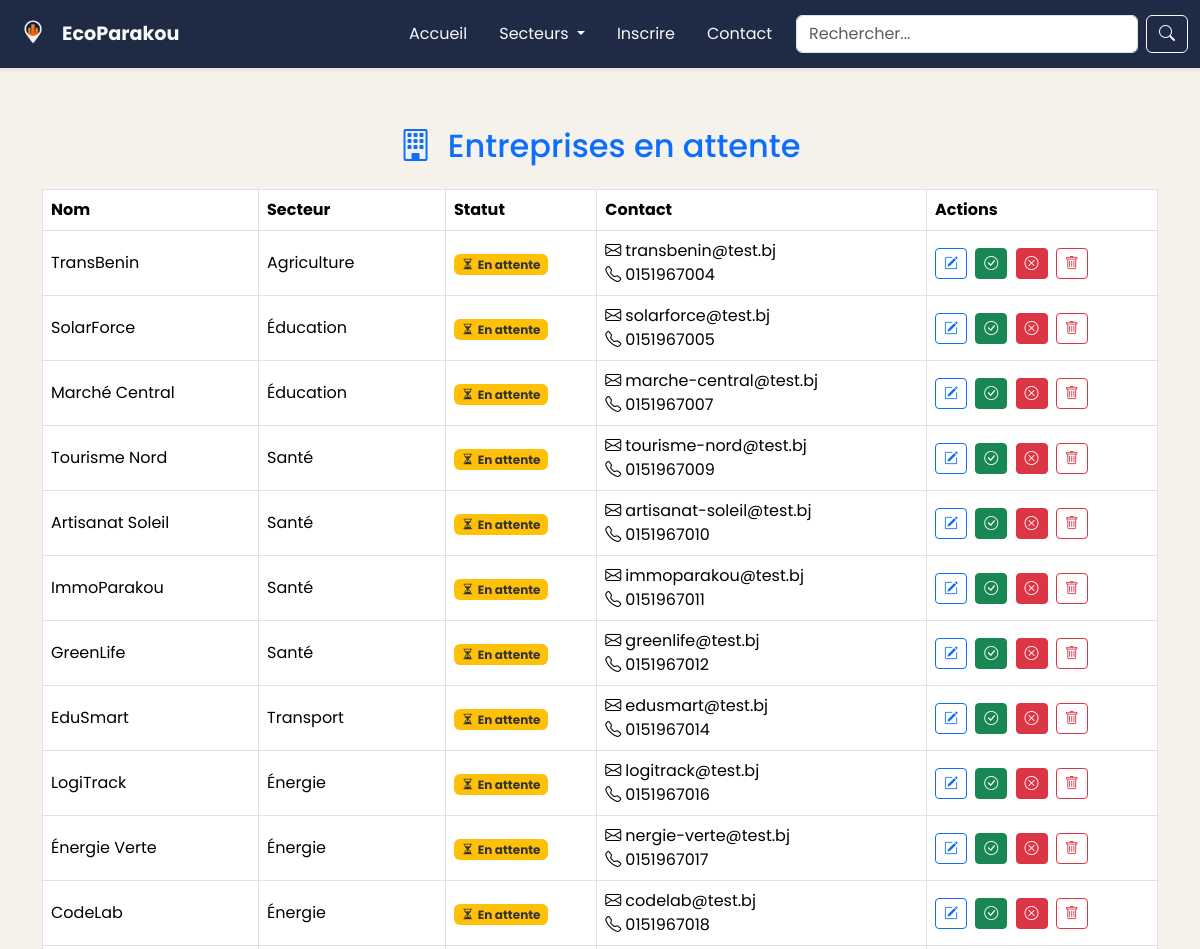
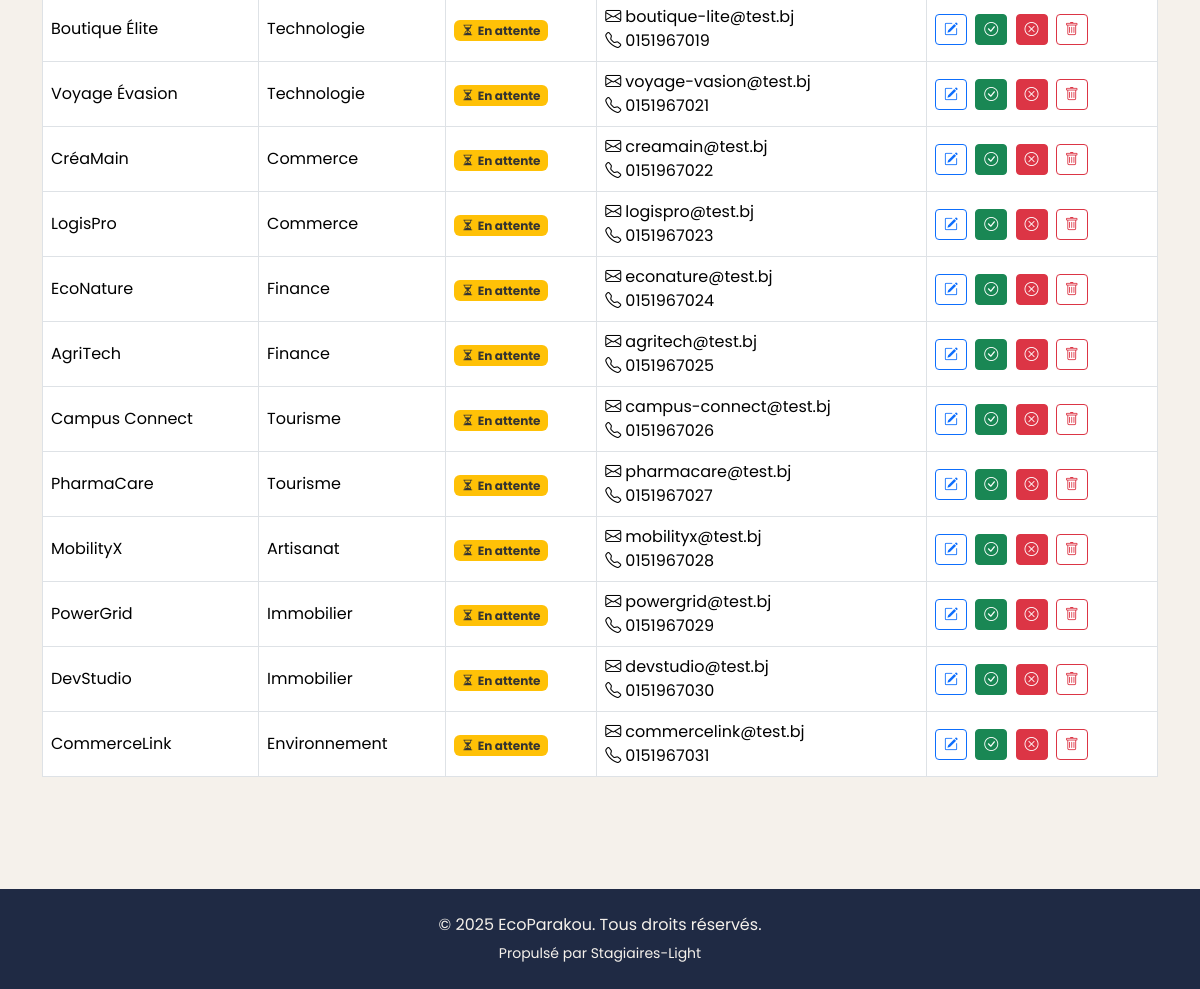
The page /admin/entreprise/entreprise_en_attente.php (signed in) on the database as committed earlier (2 pictures, top to bottom).
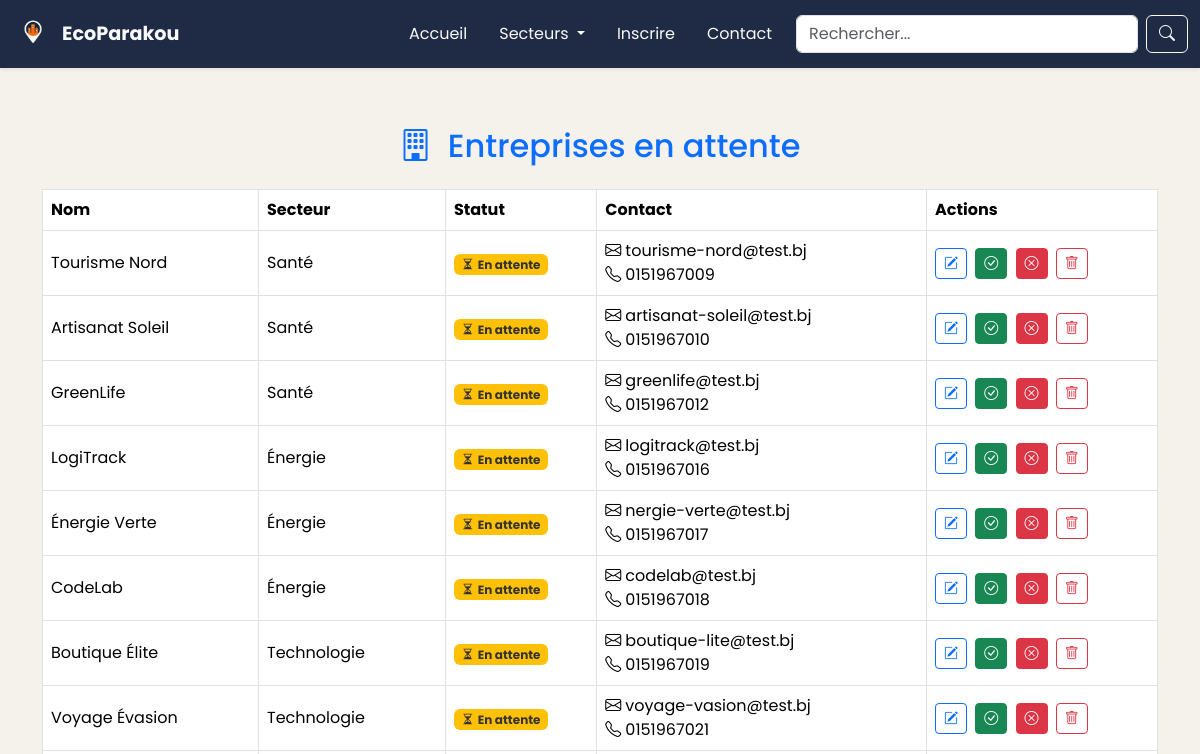
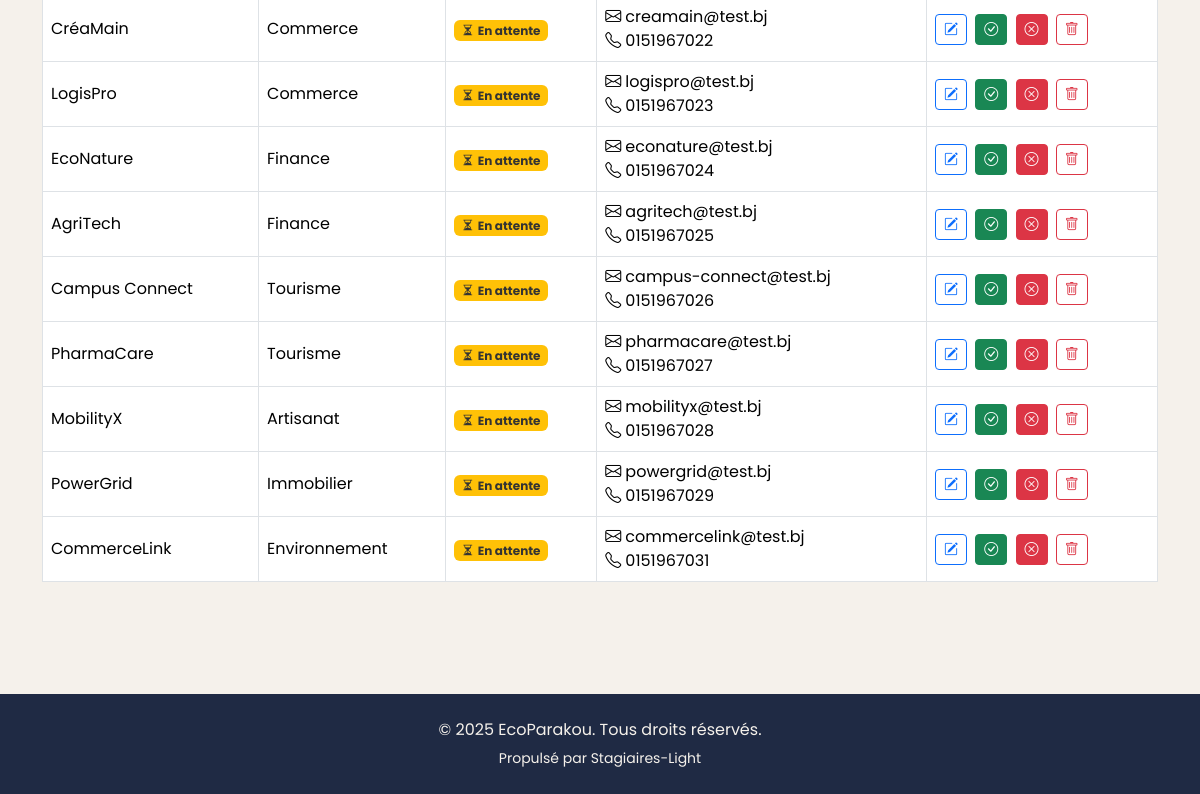
The same page on the database as committed later (2 pictures, top to bottom).
### tables this page shows
CREATE TABLE `entreprises` (
  `id` int NOT NULL,
  `nom` varchar(255) NOT NULL,
  `slug` varchar(255) DEFAULT NULL,
  `description` text,
  `telephone` varchar(20) DEFAULT NULL,
  `email_contact` varchar(100) DEFAULT NULL,
  `adresse` text,
  `quartier` varchar(100) DEFAULT NULL,
  `localisation` varchar(100) DEFAULT NULL,
  `secteur_id` int DEFAULT NULL,
  `logo` varchar(255) DEFAULT NULL,
  `statut` enum('en_attente','valide','rejete','suspendu') DEFAULT 'en_attente',
  `motif_rejet` text,
  `motif_suspension` text,
  `date_inscription` datetime DEFAULT CURRENT_TIMESTAMP,
  `date_validation` datetime DEFAULT NULL,
  `modifie_par` int DEFAULT NULL
);

CREATE TABLE `secteurs` (
  `id` int NOT NULL,
  `nom` varchar(100) NOT NULL,
  `slug` varchar(100) DEFAULT NULL,
  `description` text,
  `ordre` int DEFAULT '0'
);

### admin/entreprise/entreprise_en_attente.php (the view, shortened to what this page needs)
<?php
  include_once '../../includes/db.php';
  $admin_id = $_SESSION['admin_id'];
  $stmt = $mysqli->prepare("SELECT role FROM utilisateurs WHERE id = ?");
  $stmt->bind_param("i", $admin_id);
  $stmt->execute();
  $stmt->bind_result($role);
  $sql = "SELECT e.*, s.nom AS secteur_nom FROM entreprises e
    LEFT JOIN secteurs s ON e.secteur_id = s.id
    WHERE e.statut = 'en_attente'
    ORDER BY e.date_inscription DESC";
  $res = $mysqli->query($sql);
?>
<!DOCTYPE html>
<html lang="fr">
  <head>
    <?php include_once '../../includes/meta-head.php'; ?>
    <link rel="stylesheet" href="../../public/assets/css/liste_entrprise.css">
    <link rel="stylesheet" href="../../public/assets/css/header.css">
    <link rel="stylesheet" href="../../public/assets/css/footer.css">
  </head>
  <body>
    <?php include_once '../../includes/header.php'; ?>
    <main>
    <div class="container py-5">
      <h2 class="mb-4 mt-4 text-center text-primary">
        <i class="bi bi-building icon-title text-accent me-2"></i>
        Entreprises en attente
      </h2>
      <div class="table-responsive">
      <table class="table table-bordered table-hover align-middle">
        <thead>
          <tr>
            <th>Nom</th>
            <th>Secteur</th>
            <th>Statut</th>
            <th>Contact</th>
            <th>Actions</th>
          </tr>
        </thead>
        <tbody>
          <?php while ($e = $res->fetch_assoc()): ?>
            <tr>
              <td><?= htmlspecialchars($e['nom']) ?></td>
              <td><?= htmlspecialchars($e['secteur_nom']) ?></td>
              <td>
                <?php
                  $statut = $e['statut'];
                  $badge = match($statut) {
                    'valide' => '<span class="badge badge-valide"><i class="bi bi-check-circle me-1"></i>Validée</span>',
                    'rejete' => '<span class="badge badge-rejete"><i class="bi bi-x-circle me-1"></i>Rejetée</span>',
                    'suspendu' => '<span class="badge badge-suspendu"><i class="bi bi-pause-circle me-1"></i>Suspendue</span>',
                    default => '<span class="badge badge-attente"><i class="bi bi-hourglass-split me-1"></i>En attente</span>',
                  };
                  echo $badge;
                ?>
              </td>
              <td>
                <i class="bi bi-envelope me-1"></i><?= htmlspecialchars($e['email_contact']) ?><br>
                <i class="bi bi-telephone me-1"></i><?= htmlspecialchars($e['telephone']) ?>
              </td>
              <td>
                <a href="modifier_entreprise.php?id=<?= $e['id'] ?>" class="btn btn-sm btn-outline-primary me-1" title="Modifier">
                  <i class="bi bi-pencil-square"></i>
                </a>
                <?php if (in_array($role, ['admin', 'moderateur'])): ?>
                  <?php if ($statut === 'en_attente'): ?>
                    <button type="button" class="btn btn-sm btn-success me-1" onclick="ouvrirModalValidation(<?= $e['id'] ?>)" title="Valider">
                      <i class="bi bi-check-circle"></i>
                    </button>
                    <button type="button" class="btn btn-sm btn-danger me-1" onclick="ouvrirModalRejet(<?= $e['id'] ?>)" title="Rejeter">
                      <i class="bi bi-x-circle"></i>
                    </button>
                  <?php elseif ($statut === 'rejete'): ?>
                    <button type="button" class="btn btn-sm btn-success me-1" onclick="ouvrirModalValidation(<?= $e['id'] ?>)" title="Valider">
                      <i class="bi bi-check-circle"></i>
                    </button>
                  <?php endif; ?>
                <?php endif; ?>
                <?php if ($role === 'admin'): ?>
                  <button type="button" class="btn btn-sm btn-outline-danger" onclick="ouvrirModalSuppression(<?= $e['id'] ?>)" title="Supprimer">
                    <i class="bi bi-trash"></i>
                  </button>
                <?php endif; ?>
              </td>
            </tr>
          <?php endwhile; ?>
        </tbody>
      </table>
    </div>
    </div>
    </main>
    <?php include_once '../../includes/footer.php'; ?>
  </body>
</html>

Rows that differ between the two databases and show on the page:
no longer on this page (row edited): entreprises: nom "TransBenin", secteur.nom "Agriculture", statut "En attente", email_contact "transbenin@test.bj", telephone "0151967004"
removed entreprises: nom "SolarForce", secteur.nom "Éducation", statut "En attente", email_contact "solarforce@test.bj", telephone "0151967005"
removed entreprises: nom "Marché Central", secteur.nom "Éducation", statut "En attente", email_contact "marche-central@test.bj", telephone "0151967007"
removed entreprises: nom "ImmoParakou", secteur.nom "Santé", statut "En attente", email_contact "immoparakou@test.bj", telephone "0151967011"
removed entreprises: nom "EduSmart", secteur.nom "Transport", statut "En attente", email_contact "edusmart@test.bj", telephone "0151967014"
no longer on this page (row edited): entreprises: nom "DevStudio", secteur.nom "Immobilier", statut "En attente", email_contact "devstudio@test.bj", telephone "0151967030"
